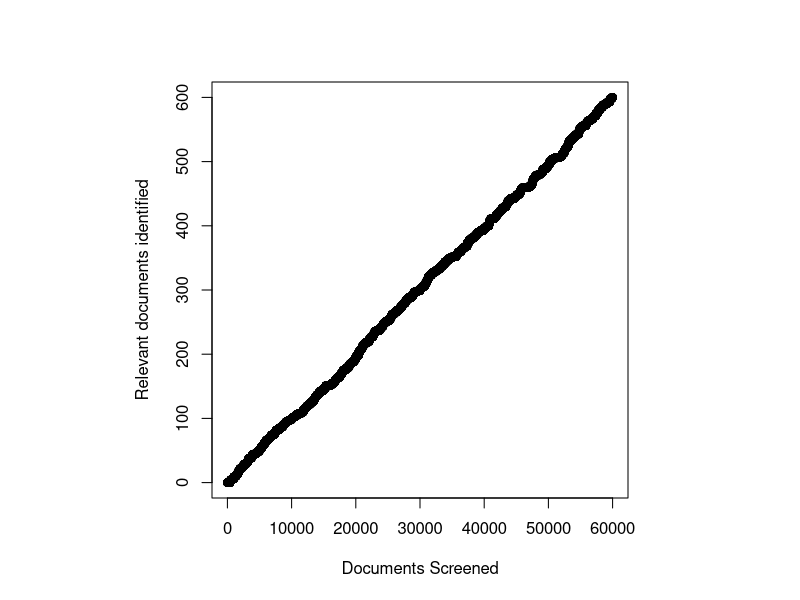

Reproduce this figure in R. (Note: this script raises an error after producing the figure.)
library(foreach)
library(doParallel)

N_tot <- 60000 # total documents
r_tot <- N_tot*0.01 # total relevant documents


docs <- rep(0,N_tot)
docs[1:r_tot] <- 1
docs <- sample(docs, replace=F)

par(pty="s")
plot(
  cumsum(docs), 
  xlab="Documents Screened", 
  ylab="Relevant documents identified",
  xlim=c(0,N_tot),
  ylim=c()
)


tau_target=0.95
tau <- cumsum(docs)/r_tot
which(tau>tau_target)[1]/N_tot

dev.off()
par(mfrow = c(1,3),pty="s")



get_ktar <- function(r_al, r_seen, recall_target){
  return(floor(r_seen/recall_target-r_al+1))
}

h0_p <- function(docs, N_tot, recall_target, verbose=FALSE) {
  r_seen <- sum(docs)
  n_vec <- seq(1:length(docs))
  k_vec <- cumsum(rev(docs))
  r_al_vec <- r_seen - k_vec
  k_hat_vec <- vapply(r_al_vec, get_ktar, numeric(1), 
                      recall_target=recall_target, r_seen=r_seen)
  red_ball_vec <- N_tot-(length(docs)-n_vec)-k_hat_vec
  p_vec <- phyper(k_vec, k_hat_vec, red_ball_vec, n_vec)
  #p_vec <- phyperPeizer(k_vec, k_hat_vec, red_ball_vec, n_vec)
  n <- which.min(p_vec)
  if (verbose) {
    return(list("min_p" = p_vec[n], "n" = n, "p_vec" = p_vec))
  } else {
    return(p_vec[n])
  }
}

ptm <- proc.time()

df <- data.frame(
  i=seq(1,N_tot), r_seen=cumsum(ordered_docs), 
  docs=ordered_docs, pmin=0
)

doc_sets <- list()

cl <- makeCluster(4) #not to overload your computer
registerDoParallel(cl)

for (w in c(15,10,5)) {
  weights = rep(1,N_tot)
  weights[which(docs==1)] <- rep(
    w,length.out=r_tot
  )
  ordered_docs <- sample(
    docs, prob=weights, replace=F
  )
  plot(cumsum(ordered_docs))
  abline(h=r_tot*.95)
  
  tau <- cumsum(ordered_docs)/r_tot
  print(which(tau>=tau_target)[1]/N_tot)
  name <- paste0("Weight: ",w)
  doc_sets[[name]] <- list(weight=w, docs=ordered_docs)
  
  df[paste0("docs_",w)] <- ordered_docs
  
  for (t in c(.75,.9,.95)) {
    df[paste0("w_",w,"p_",t)] <- foreach(i=df$i, .combine="c") %dopar% {
      h0_p(ordered_docs[1:i], N_tot, t, verbose=F)
    }
  }
}
stopCluster(cl)



#dev.new(width=7, height=7, unit="in",noRStudioGD = TRUE)
pdf(file="~/scenarios.pdf",width=7.2, height=7)
mar <- 3
par(mfrow = c(3,3),oma = c(5,4,0,0) + 0.1,
    mar = c(0,0,2,1) + 0.1,
    pty="s")
for (w in c(15,10,5)) {
  ordered_docs <- df[[paste0("docs_",w)]]
  if (w==5) {xaxt <- NULL} else {xaxt <- "n"}
  for (t in c(.75,.9,.95)) {
    if (t==.75) {
      yaxt <- NULL
      ylab <- "Recall/p H0"
    } else {
      yaxt <- "n"
      ylab <- ""
    }
    plot(cumsum(ordered_docs)/sum(ordered_docs),
      type="l",main=paste0(t*100,"% recall target"),yaxt=yaxt,xaxt=xaxt,
      ylab=ylab)
    lines(df[[paste0("w_",w,"p_",t)]])
    tau <- cumsum(ordered_docs)/r_tot
    pf <- 1-which(tau>t)[1]/N_tot
    text(47500,0.8,paste0("Max WS\n",round(pf*100),"%"))
    p50 <- 1-which(df[[paste0("w_",w,"p_",t)]]<0.5)[1]/N_tot
    text(47500,0.5,paste0("H0<50%:\n",round(p50*100),"% WS"))
    p5 <- 1-which(df[[paste0("w_",w,"p_",t)]]<0.05)[1]/N_tot
    text(47500,0.2,paste0("H0<5%\n",round(p5*100),"% WS"))
  }
}
title(xlab = "Documents screened",
      ylab = "Recall/p H0",
      outer = TRUE, line = 3)
dev.off()


lines(df$pmin75)
tau <- cumsum(ordered_docs)/r_tot
pf <- 1-which(tau>0.75)[1]/N_tot
text(40000,0.8,paste0("Target reached with \n",round(pf*100),"% work savings (WS)"))
p50 <- 1-which(df$pmin75<0.5)[1]/N_tot
text(40000,0.5,paste0("Target likely (>50%)\n reached: ",round(p50*100),"% (WS)"))
p5 <- 1-which(df$pmin75<0.05)[1]/N_tot
text(40000,0.2,paste0("Target very likely (>95%)\nreached: ",round(p5*100),"% (WS)"))




################################



df$pmin <- foreach(i=df$i, .combine="c") %dopar% {
  h0_p(df$docs[1:i], N_tot, .95, verbose=F)
}


proc.time() - ptm

par(mfrow = c(2,1), mar = c(2, 2, 2, 2),pty="s")
plot(df$r_seen)
plot(df$pmin)



ptm <- proc.time()

cl <- makeCluster(4) #not to overload your computer
registerDoParallel(cl)

df$pmin90 <- foreach(i=df$i, .combine="c") %dopar% {
  h0_p(df$docs[1:i], N_tot, .90, verbose=F)
}
stopCluster(cl)

proc.time() - ptm

par(mfrow = c(2,1), mar = c(2, 2, 2, 2),pty="s")
plot(df$r_seen)
plot(df$pmin90)

##################


ptm <- proc.time()

cl <- makeCluster(4) #not to overload your computer
registerDoParallel(cl)

df$pmin75 <- foreach(i=df$i, .combine="c") %dopar% {
  h0_p(df$docs[1:i], N_tot, .75, verbose=F)
}
stopCluster(cl)

proc.time() - ptm

par(mfrow = c(2,1), mar = c(2, 2, 2, 2),pty="s")
plot(df$r_seen)
plot(df$pmin75)


par(mfrow = c(1,3))
plot(df$r_seen/r_tot,type="l",main="75% recall target")
lines(df$pmin75)
tau <- cumsum(ordered_docs)/r_tot
pf <- 1-which(tau>0.75)[1]/N_tot
text(40000,0.8,paste0("Target reached with \n",round(pf*100),"% work savings (WS)"))
p50 <- 1-which(df$pmin75<0.5)[1]/N_tot
text(40000,0.5,paste0("Target likely (>50%)\n reached: ",round(p50*100),"% (WS)"))
p5 <- 1-which(df$pmin75<0.05)[1]/N_tot
text(40000,0.2,paste0("Target very likely (>95%)\nreached: ",round(p5*100),"% (WS)"))


plot(df$r_seen/r_tot,type="l",main="90% recall target")
lines(df$pmin90)
pf <- 1-which(tau>0.9)[1]/N_tot
text(40000,0.8,paste0("Target reached with \n",round(pf*100),"% work savings"))
p50 <- 1-which(df$pmin90<0.5)[1]/N_tot
text(40000,0.5,paste0("Target likely (>50%)\n reached: ",round(p50*100),"% (WS)"))
p5 <- 1-which(df$pmin90<0.05)[1]/N_tot
text(40000,0.2,paste0("Target very likely (>95%)\nreached: ",round(p5*100),"% (WS)"))

plot(df$r_seen/r_tot,type="l",main="95% recall target")
lines(df$pmin)
pf <- 1-which(tau>0.95)[1]/N_tot
text(40000,0.8,paste0("Target reached with \n",round(pf*100),"% work savings"))
p50 <- 1-which(df$pmin<0.5)[1]/N_tot
text(40000,0.5,paste0("Target likely (>50%)\n reached: ",round(p50*100),"% (WS)"))
p5 <- 1-which(df$pmin<0.05)[1]/N_tot
text(40000,0.2,paste0("Target very likely (>95%)\nreached: ",round(p5*100),"% (WS)"))

